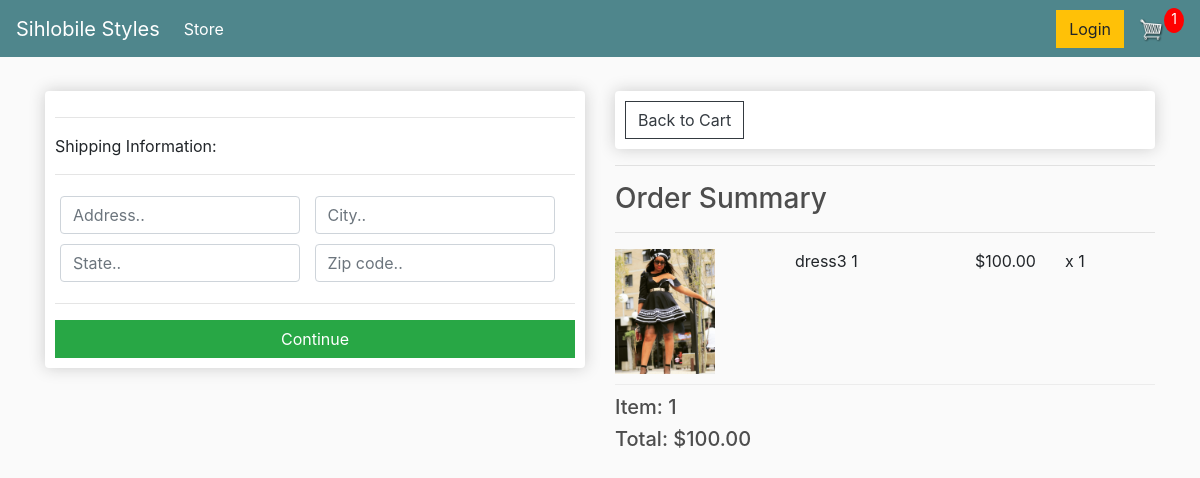
/checkout/ (signed in), run on an earlier commit of the app's database.
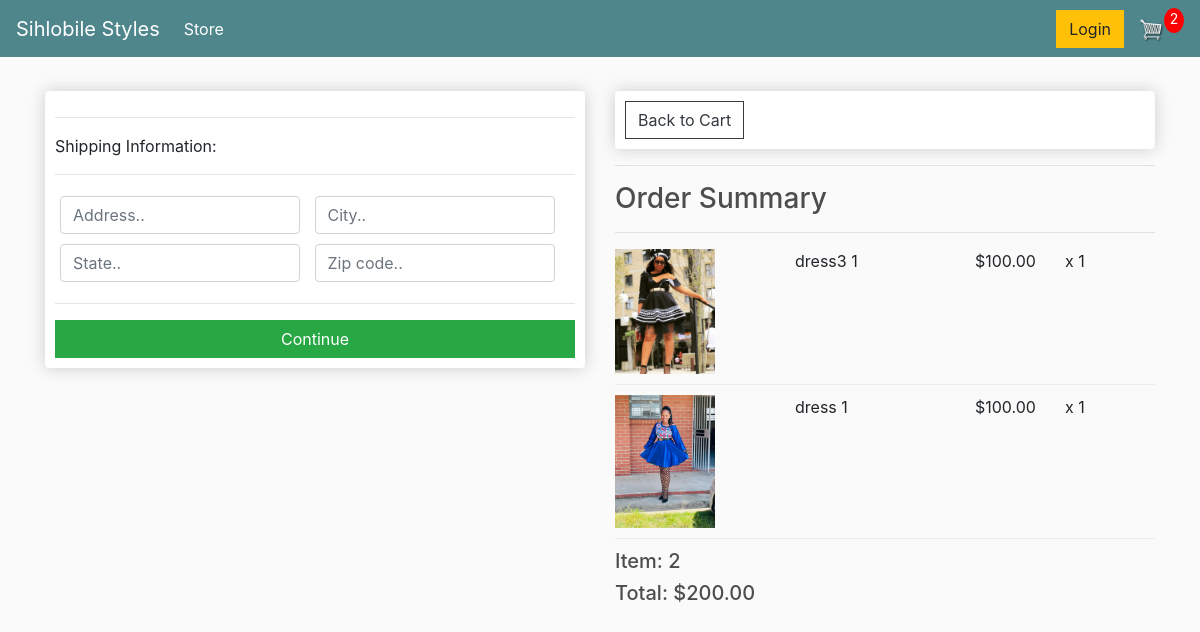
And on a later commit of the database.
### store/models.py (models this page shows, shortened)
class OrderItem(models.Model):
    product = models.ForeignKey(Product, on_delete=models.SET_NULL, blank=True, null=True)
    order = models.ForeignKey(Order, on_delete=models.SET_NULL, blank=True, null=True)
    quantity = models.IntegerField(default=0, null=True, blank=True)
    date_added = models.DateTimeField(auto_now_add=True)
    @property
    def get_total(self):
        total = self.product.price * self.quantity
        return total

class Product(models.Model):
    name = models.CharField(max_length=200, null=True)
    price = models.DecimalField(max_digits= 7, decimal_places=2)
    digital = models.BooleanField(default=False, null=True, blank=False)
    image = models.ImageField(null=True, blank=True)
    @property
    def imageURL(self):
        try:
            url = self.image.url
        except:
            url = ''
        return url

class Order(models.Model):
    customer = models.ForeignKey(Customer, on_delete=models.SET_NULL, blank=True, null=True)
    date_ordered = models.DateTimeField(auto_now_add=True)
    complete = models.BooleanField(default=False, null=True, blank=False)
    transaction_id = models.CharField(max_length=100, null=True)
    @property
    def shipping(self):
        shipping = False
        orderitems = self.orderitem_set.all()
        for i in orderitems:
            if i.product.digital == False:
                shipping = True
        return shipping
    @property
    def get_cart_total(self):
        orderitems = self.orderitem_set.all()
        total = sum([item.get_total for item in orderitems])
        return total
    @property
    def get_cart_items(self):
        orderitems = self.orderitem_set.all()
        total = sum([item.quantity for item in orderitems])
        return total

### store/views.py (the view)
# urls.py: path('checkout/', views.checkout, name="checkout"),
def checkout(request):
    data = cartData(request)
    cartItems = data['cartItems']
    order = data['order']
    items = data['items']
    context = {'items': items, 'order': order, 'cartItems': cartItems}
    return render(request, 'store/checkout.html', context)

### store/utils.py (called while the page is built)
def cartData(request):
    if request.user.is_authenticated:
        customer = request.user.customer
        order, created = Order.objects.get_or_create(customer=customer, complete=False)
        items = order.orderitem_set.all()
        cartItems = order.get_cart_items
    else:
        cookieData = cookieCart(request)
        cartItems = cookieData['cartItems']
        order = cookieData['order']
        items= cookieData['items']
    return {'cartItems': cartItems, 'order': order, 'items': items}

### store/templates/store/checkout.html (shortened to what this page needs)
{% extends 'store/main.html' %}
{% load static %}
{% block content %}
<div class="row">
    <div class="col-lg-6">
        <div class="box-element" id="form-wrapper">
            <form id=form>
                <div id="shipping-info">
                    <hr>
                    <p>Shipping Information:</p>
                    <hr>
                    <div class="form-field">
                        <input class="form-control" type="text" name="address" placeholder="Address..">
                    </div>
                    <div class="form-field">
                        <input class="form-control" type="text" name="city" placeholder="City..">
                    </div>
                    <div class="form-field">
                        <input class="form-control" type="text" name="state" placeholder="State..">
                    </div>
                    <div class="form-field">
                        <input class="form-control" type="text" name="zipcode" placeholder="Zip code..">
                    </div>
                </div>
                <hr>
                <input id="form-button" class="btn btn-success btn-block" type="submit" value="Continue">
            </form>
        </div>
        <br>
    </div>
    <div class="col-lg-6">
        <div class="box-element">
            <a class="btn btn-outline-dark" href="{% url 'cart' %}">Back to Cart</a>
        </div>
        <hr>
        <h3>Order Summary</h3>
        <hr>
        {% for item in items %}
        <div class="cart-row">
            <div style="flex:2"><img class="row-image" src="{{item.product.imageURL}}"></div>
            <div style="flex:2"><p>{{item.product.name}} 1</p></div>
            <div style="flex:1"><p>${{item.product.price}}</p></div>
            <div style="flex:1"><p>x {{item.quantity}}</p></div>
        </div>
        {% endfor %}
        <h5>Item:   {{ order.get_cart_items }}</h5>
        <h5>Total:  ${{ order.get_cart_total|floatformat:2 }}</h5>
    </div>
</div>
{% endblock content %}

What changed in the data, as far as the page shows it:
added OrderItem: product.imageURL (picture), product.name "dress", product.price "100.00", quantity "1"
computed for Order: get_cart_items "1" → "2"; get_cart_total "100.00" → "200.00"
Also different on the page:
{{ cartItems }}: "1" → "2"
